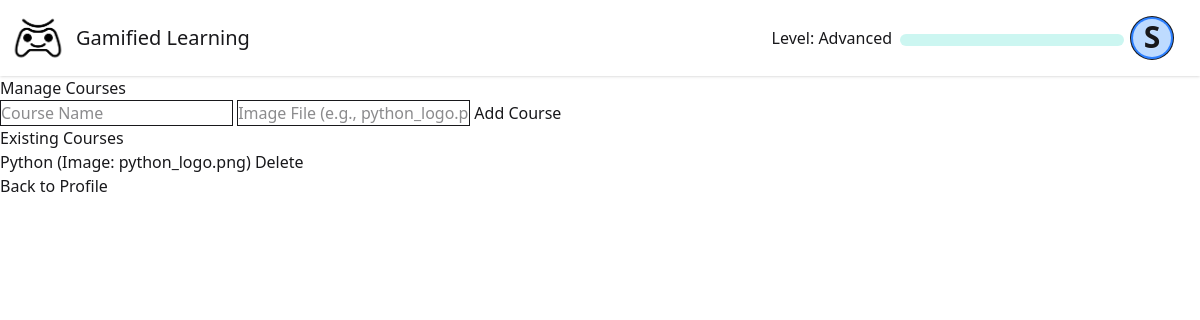
/admin_courses (signed in), run on the app's committed database.
### models/models.py (models this page shows, shortened)
class User(db.Model):
    id = db.Column(db.Integer, primary_key=True)
    name = db.Column(db.String(100), nullable=False)
    username = db.Column(db.String(80), unique=True, nullable=False)
    email = db.Column(db.String(120), unique=True, nullable=False)
    stream = db.Column(db.String(20), nullable=False)  # New: Replacing class_name
    year = db.Column(db.String(10), nullable=False)   # New: Year field
    password = db.Column(db.String(120), nullable=False)
    points = db.Column(db.Integer, default=0)
    course = db.Column(db.String(50))
    level = db.Column(db.Integer, default=1)
    completed_lessons = db.Column(db.String(200), default="")
    is_admin = db.Column(db.Boolean, default=False)

class Course(db.Model):
    id = db.Column(db.Integer, primary_key=True)
    name = db.Column(db.String(50), unique=True, nullable=False)
    image = db.Column(db.String(100), nullable=False)

### routes/admin.py (the view, shortened to what this page needs)
def admin_courses_page():
    if 'user_id' not in session:
        return redirect(url_for('login'))
    user = db.session.get(User, session['user_id'])
    if user is None:
        session.pop('user_id', None)
        return redirect(url_for('login'))
    if not user.is_admin:
        return redirect(url_for('courses'))
    courses = Course.query.all()
    return render_template('admin_courses.html', user=user, courses=courses)

### templates/admin_courses.html (shortened to what this page needs)
{% extends "base.html" %}
{% block content %}
    <h2>Manage Courses</h2>
    <form method="POST">
        <input type="text" name="course_name" placeholder="Course Name" required>
        <input type="text" name="course_image" placeholder="Image File (e.g., python_logo.png)" required>
        <input type="submit" name="add_course" value="Add Course">
    </form>
    <h3>Existing Courses</h3>
    <ul>
        {% for course in courses %}
            <li>
                {{ course.name }} (Image: {{ course.image }})
                <form method="POST" style="display:inline;">
                    <input type="submit" name="delete_course" value="Delete" onclick="return confirm('Are you sure?');">
                </form>
            </li>
        {% endfor %}
    </ul>
    <a href="{{ url_for('profile') }}" class="back-btn">Back to Profile</a>
{% endblock %}

### templates/base.html (shortened to what this page needs)
<!doctype html>
<html>
    <head>
        <link
            href="https://cdn.jsdelivr.net/npm/daisyui@5"
            rel="stylesheet"
            type="text/css"
        />
        <script src="https://cdn.jsdelivr.net/npm/@tailwindcss/browser@4"></script>
        <link
            href="https://cdn.jsdelivr.net/npm/daisyui@5/themes.css"
            rel="stylesheet"
            type="text/css"
        />
    </head>
    <body>
        <div class="min-h-screen flex flex-col">
            <div class="navbar bg-base-100 shadow-sm sticky top-0 z-[100]">
                <div class="flex-1">
                    <div class="flex items-center gap-2">
                        <img
                            src="/static/logo.png"
                            alt="logo"
                            class="size-15"
                        />
                        <a class="text-xl" href="/">Gamified Learning</a>
                    </div>
                </div>
                {% if 'user_id' in session %}
                <div class="flex gap-2 pr-5">
                    <p class="pt-2" style="height: min-content">
                        Level: {{ session.get('user_level', 1) }}
                    </p>
                    <progress
                        class="progress progress-accent w-56 h-3 mt-4"
                        value="{{ session.get('user_points', 0) }}"
                        max="200"
                    ></progress>
                    <div class="dropdown dropdown-end">
                        <div
                            tabindex="0"
                            role="button"
                            class="btn btn-ghost btn-circle avatar"
                        >
                            <div
                                class="w-10 rounded-full ring ring-blue ring-offset-2 ring-offset-blue-500 bg-blue-200"
                            >
                                <span class="text-3xl"
                                    >{{ user.name|first }}</span
                                >
                            </div>
                        </div>
                    </div>
                </div>
                {% else %}
                <a href="{{ url_for('login') }}" class="pr-5">Login</a>
                {% endif %}
            </div>
            <main class="flex-grow">{% block content %}{% endblock %}</main>
        </div>
    </body>
</html>

### data on the page
User: get "Advanced", name|first "S"
Course: name "Python", image "python_logo.png"
